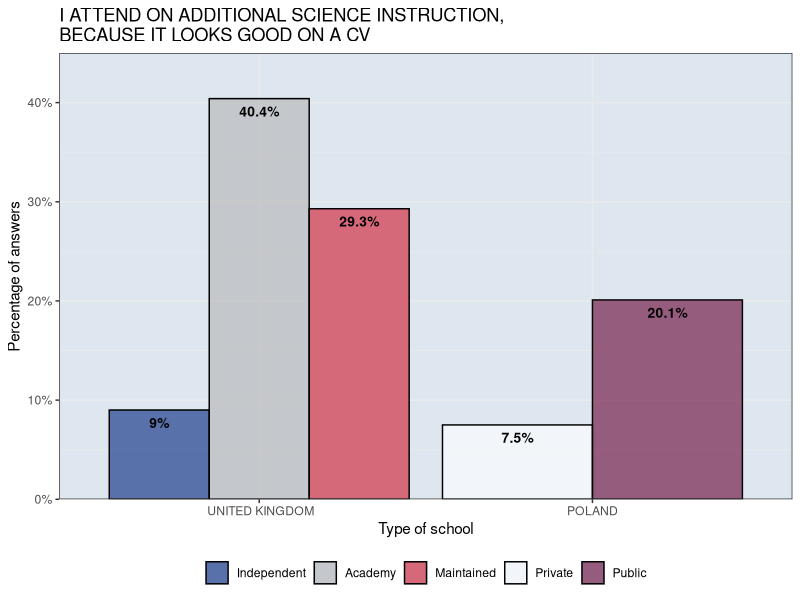
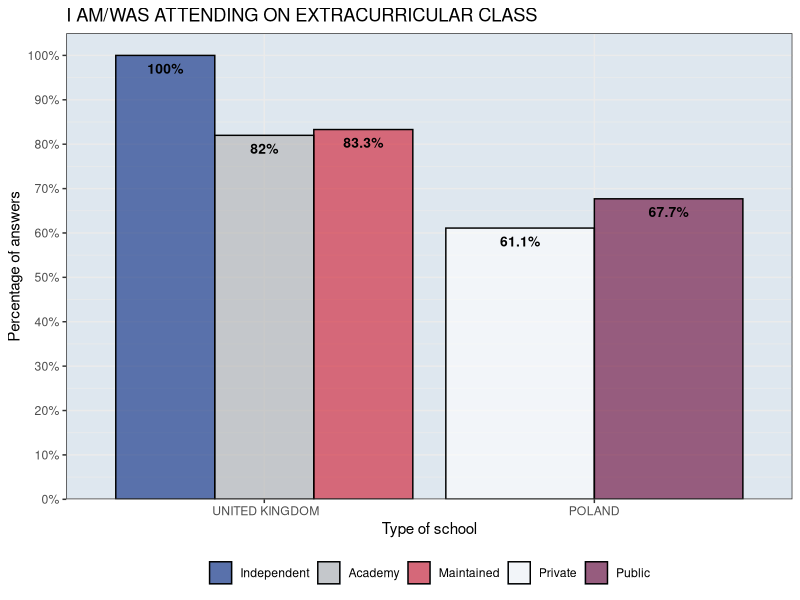
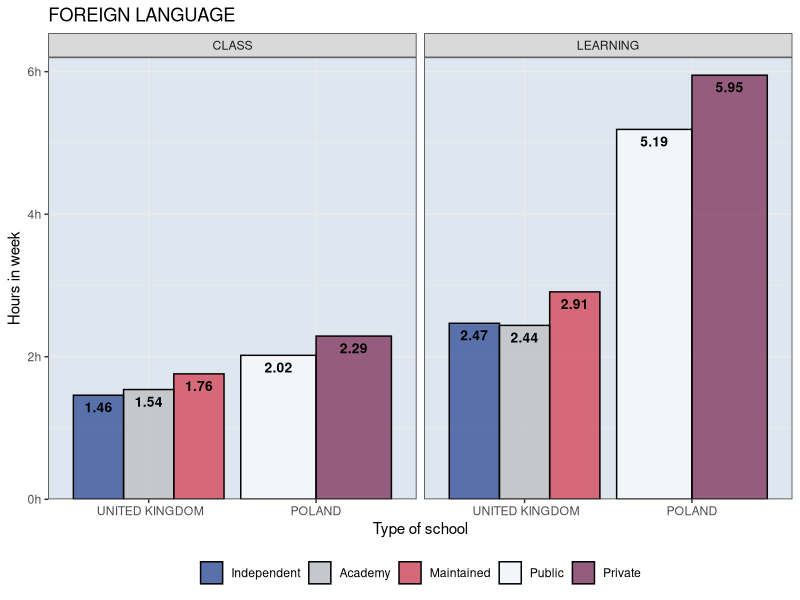

These figures' R source, in order:
## ---- chunk 1
knitr::opts_chunk$set(echo = FALSE, cache = TRUE)

library("haven")
library("stringr")
library(dplyr)
library(data.table)
library(stringi)
library(ggplot2)
library(haven)
## ---- chunk 2
kolumny <- c("Independent", "Academy", "Maintained", "Private", "Public")
wiersze <- c(" UNITED KINGDOM", " UNITED KINGDOM", " UNITED KINGDOM", "POLAND", "POLAND")
dane <- c(0.09, 0.404, 0.293, 0.075, 0.201)
data <- cbind(kolumny, wiersze, dane) %>% tbl_df()
data$dane <- as.numeric(data$dane)

ggplot(data, aes(x=wiersze, fill=factor(kolumny, kolumny))) +
  scale_fill_manual(values = c("#00247D", "#b3b3b3", "#CF142B", "#ffffff", "#660033"),
                    name = NULL,
                    aesthetics = c("fill")) +
  geom_bar(stat="identity", aes(y=100*dane), position=position_dodge(), colour="black", alpha = 0.6) +
  scale_y_continuous(limits = c(0, 45), breaks = seq(0, 50, 10), labels = paste(seq(0, 50, 10), "%", sep=""), expand = c(0, 0)) +
  geom_text(aes(label = paste(100*dane, "%", sep=""), y=100*dane-1.3, fontface="bold"),
            position=position_dodge(width=0.9), colour = "#000000", size=3.5) +
  theme_bw() +
  theme(legend.position="bottom", panel.background = element_rect("#DEE7EF"), legend.title=element_blank()) +
  labs(title="I ATTEND ON ADDITIONAL SCIENCE INSTRUCTION,\nBECAUSE IT LOOKS GOOD ON A CV",
       x ="Type of school", y = "Percentage of answers")
## ---- chunk 3
kolumny <- c("Independent", "Academy", "Maintained", "Private", "Public")
wiersze <- c(" UNITED KINGDOM", " UNITED KINGDOM", " UNITED KINGDOM", "POLAND", "POLAND")
dane <- c(1, 0.82, 0.833, 0.611, 0.677)
data <- cbind(kolumny, wiersze, dane) %>% tbl_df()
data$dane <- as.numeric(data$dane)

ggplot(data, aes(x=wiersze, fill=factor(kolumny, kolumny))) +
  scale_fill_manual(values = c("#00247D", "#b3b3b3", "#CF142B", "#ffffff", "#660033"),
                    name = NULL,
                    aesthetics = c("fill")) +
  geom_bar(stat="identity", aes(y=100*dane), position=position_dodge(), colour="black", alpha = 0.6) +
  scale_y_continuous(limits = c(0, 105), breaks = seq(0, 100, 10),
                     labels = paste(seq(0, 100, 10), "%", sep=""), expand = c(0, 0)) +
  geom_text(aes(label = paste(100*dane, "%", sep=""), y=100*dane-3, fontface="bold"),
            position=position_dodge(width=0.9), colour = "#000000", size=3.5) +
  theme_bw() +
  theme(legend.position="bottom", panel.background = element_rect("#DEE7EF"), legend.title=element_blank()) +
  labs(title="I AM/WAS ATTENDING ON EXTRACURRICULAR CLASS", x ="Type of school", y = "Percentage of answers")
## ---- chunk 4
kolumny <- rep(c("Independent", "Academy", "Maintained", "Private", "Public")[c(2, 4, 1, 5, 3)], 2)
wiersze <- rep(c(" UNITED KINGDOM", "POLAND", " UNITED KINGDOM", "POLAND", " UNITED KINGDOM"), 2)
dane <- c(2.44, 5.95, 2.47, 5.19, 2.91, 1.54, 2.29, 1.46, 2.02, 1.76)
numer <- c(rep("LEARNING", 5), rep("CLASS", 5))
data <- cbind(kolumny, wiersze, dane, numer) %>% tbl_df()
data$dane <- as.numeric(data$dane)
data <- data[c(3, 1, 5, 4, 2, 8, 6, 10, 9, 7),]

ggplot(data, aes(x=wiersze, fill=factor(kolumny, kolumny[1:5]))) +
  scale_fill_manual(values = c("#00247D", "#b3b3b3", "#CF142B", "#ffffff", "#660033"),
                    name = NULL,
                    aesthetics = c("fill")) +
  geom_bar(stat="identity", aes(y=dane), position=position_dodge(), colour="black", alpha = 0.6) +
  scale_y_continuous(limits = c(0, 6.2), breaks = seq(0, 6, 2),
                     labels = paste(seq(0, 6, 2), "h", sep=""), expand = c(0, 0)) +
  geom_text(aes(label = dane, y=dane-0.17, fontface="bold"),
            position=position_dodge(width=0.9), colour = "#000000", size=3.5) +
  facet_wrap( ~ numer, scales = "fixed", ncol=2) + 
  labs(title="FOREIGN LANGUAGE", x ="Type of school", y = "Hours in week") +
  theme_bw() +
  theme(legend.position="bottom", panel.background = element_rect("#DEE7EF"), legend.title=element_blank())
